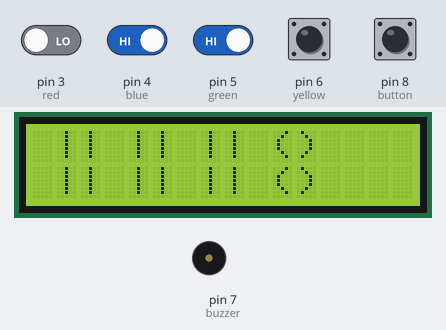
This program was run on a simulated Arduino Uno, built with avr-gcc and run on an emulated ATmega328P. Shown: 16×2 character LCD, buzzer (waves = sounding). The inputs (shaded band) are chosen by the test bench; at power-on: pin 4 (blue), pin 5 (green), pin 6 (yellow), pin 8 (button) HIGH, pin 3 (red) LOW. Random numbers use the default seed unless the program sets one; what the program prints to the serial monitor is not drawn.

Above: at 1.3 s.
1.4 s: pin 4 (blue) driven LOW and pin 5 (green) driven LOW
At 3.2 s:
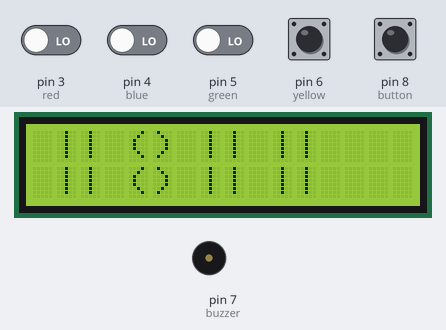
At 7.4 s:
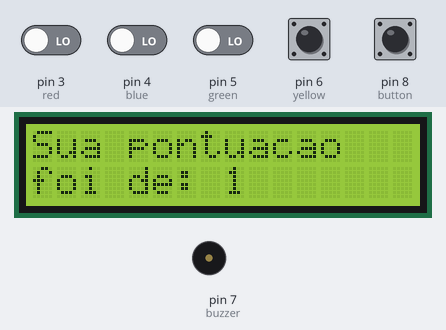
Timing chart, 0 to 8.9 s (numbered marks = the images above; inputs shaded):
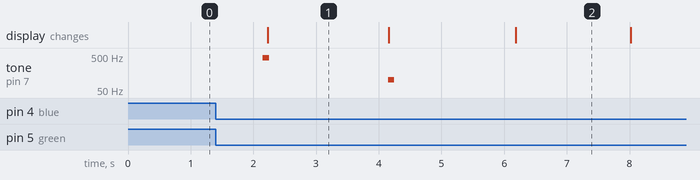

Measured:
- what the display in image 1 shows lasts 2.0 s, from 2.2 s to 4.2 s

The program:

main.cpp
```cpp
#include <Arduino.h>
#include <Wire.h>
#include <LiquidCrystal_I2C.h>

// Criando o objeto lcd que é o visor:
LiquidCrystal_I2C lcd(0x27, 16, 2); // Endereço e tamanho do LCD

#define red 3
#define blue 4
#define green 5
#define yellow 6
#define buzzer 7
#define button 8
#define do_note 262
#define re 294
#define mi 330
#define la 440

float game_time = 2000;
bool game_over = false;
int pontuacao = 0;
int recorde = 0;

void run_GuitarCIn(float &game_time, bool &game_over, int &pontuacao){
  int num = random(3, 7); // Gera um número aleatório, cada qual atrelado a uma nota: 3 - vermelho, 4 - azul, 5 - verde, 6 - amarelo

  // Printando as notas no visor: -----------------------------------------------------------------------
  lcd.clear();
  for(int i = 0; i < 4; i++){
    if(i == num - 3){ // Nota certa
      lcd.setCursor(3 * i + 1, 0);
      lcd.print("()");
      lcd.setCursor(3 * i + 1, 1);
      lcd.print("()");
    }
    else{
      lcd.setCursor(3 * i + 1, 0);
      lcd.print("||");
      lcd.setCursor(3 * i + 1, 1);
      lcd.print("||");
    }
  }
  delay(game_time);
  // ---------------------------------------------------

  // Analisando a resposta do jogador:
  int reaction;
  if(digitalRead(red) == HIGH && digitalRead(blue) == LOW && digitalRead(green) == LOW && digitalRead(yellow) == LOW){
    reaction = 3;
  }
  else if(digitalRead(red) == LOW && digitalRead(blue) == HIGH && digitalRead(green) == LOW && digitalRead(yellow) == LOW){
    reaction = 4;
  }
  else if(digitalRead(red) == LOW && digitalRead(blue) == LOW && digitalRead(green) == HIGH && digitalRead(yellow) == LOW){
    reaction = 5;
  }
  else if(digitalRead(red) == LOW && digitalRead(blue) == LOW && digitalRead(green) == LOW && digitalRead(yellow) == HIGH){
    reaction = 6;
  }
  else{
    reaction = 0;
    game_over = true; // Parando a execução do código
  }

  // Julgando a resposta do jogador:
  if(reaction != num){
    Serial.println("GAME OVER");
    tone(buzzer, 100, 100); // Nota para simbolizar o GAME OVER

    // Mostrando "GAME OVER" no visor por 2 segundos:
    lcd.clear();
    lcd.print("GAME OVER");
    delay(2000);
    game_over = true; // Parando a execução do código
  }
  else{
    // Caso a resposta do jogador tenha sido acertiva, iremos tocar a nota correspondente:
    if(reaction == 3){
      tone(buzzer, do_note, 100);
      delay(50);
    }
    else if(reaction == 4){
      tone(buzzer, re, 100);
      delay(50);
    }
    else if(reaction == 5){
      tone(buzzer, mi, 100);
      delay(50);
    }
    else if(reaction == 6){
      tone(buzzer, la, 100);
      delay(50);
    }
    pontuacao += 1;
  }

  if(game_time > 900){
    game_time -= 80;
  }
  else if(game_time <= 900 && game_time > 600){ // O jogo demora mais para acelerar quando chega nesse estágio, para evitar que chegue na velocidade máxima rápido demais.
    game_time -= 40;
  }
}


void setup() {
  // put your setup code here, to run once:
  lcd.begin(16, 2);
  lcd.init();
  lcd.backlight();
  Serial.begin(9600);
  pinMode(button, INPUT_PULLUP);
  pinMode(buzzer, OUTPUT);
  pinMode(red, INPUT);
  pinMode(blue, INPUT);
  pinMode(green, INPUT);
  pinMode(yellow, INPUT);
}


void loop() {
  // put your main code here, to run repeatedly:
  run_GuitarCIn(game_time, game_over, pontuacao);

  if(game_over){
    lcd.clear();
    lcd.setCursor(0, 0);
    lcd.print("Sua pontuacao");
    lcd.setCursor(0, 1);
    lcd.print("foi de: ");
    lcd.setCursor(8,1);
    lcd.print(pontuacao);
    delay(1800);

    // Checando se o recorde foi batido:
    if(pontuacao > recorde){
      lcd.clear();
      lcd.setCursor(0,0);
      lcd.print("Parabens!! Voce");
      lcd.setCursor(0,1);
      lcd.print("bateu o recorde!");
      delay(1800);
      lcd.clear();
      lcd.setCursor(0,0);
      lcd.print("O recorde");
      lcd.setCursor(0, 1);
      lcd.print("era de: ");
      lcd.setCursor(8, 1);
      lcd.print(recorde);
      delay(2100);
      recorde = pontuacao;
    }

    // Recomeçando o jogo:
    lcd.clear();
    lcd.setCursor(0,0);
    lcd.print("Bem vindo");
    lcd.setCursor(0, 1);
    lcd.print("ao GuitarCIn!");
    delay(1500);
    lcd.clear();
    lcd.setCursor(0, 0);
    lcd.print("Para dar start,");
    lcd.setCursor(0,1);
    lcd.print("aperte o botao");
    int decisao = digitalRead(button);
    while(decisao != LOW){
        decisao = digitalRead(button); // Esperando o jogador iniciar o jogo
        delay(100); //debounce
    }
    pontuacao = 0;
    game_over = false; // O jogo foi recomeçado
    game_time = 2000;
  }
}
```
